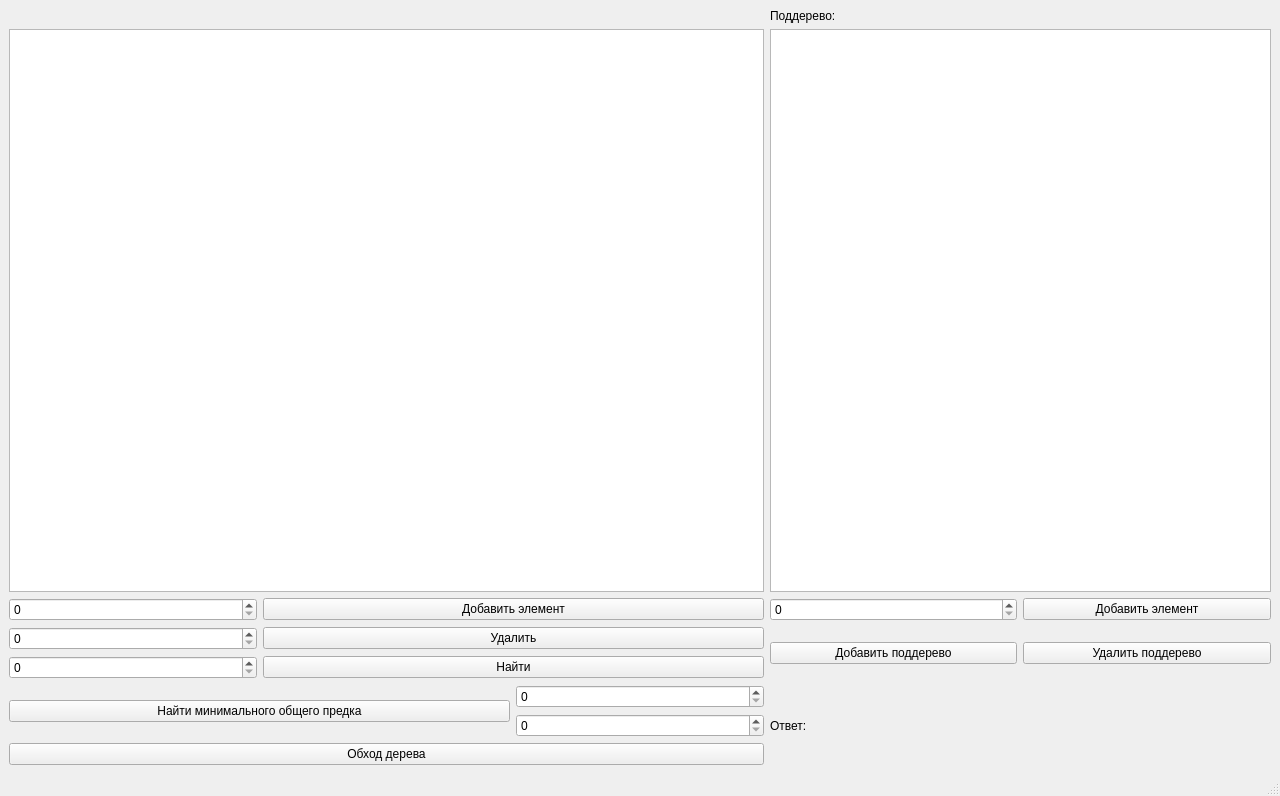
<?xml version="1.0" encoding="UTF-8"?>
<ui version="4.0">
 <class>MainWindow</class>
 <widget class="QMainWindow" name="MainWindow">
  <property name="geometry">
   <rect>
    <x>0</x>
    <y>0</y>
    <width>1280</width>
    <height>796</height>
   </rect>
  </property>
  <property name="windowTitle">
   <string>MainWindow</string>
  </property>
  <property name="styleSheet">
   <string notr="true"/>
  </property>
  <widget class="QWidget" name="centralwidget">
   <layout class="QGridLayout" name="gridLayout">
    <item row="3" column="1" colspan="2">
     <widget class="QPushButton" name="delete_push_button">
      <property name="text">
       <string>Удалить</string>
      </property>
     </widget>
    </item>
    <item row="1" column="3" colspan="2">
     <widget class="QTreeView" name="treeView_2"/>
    </item>
    <item row="3" column="4" rowspan="2">
     <widget class="QPushButton" name="delete_subtree_push_button">
      <property name="text">
       <string>Удалить поддерево</string>
      </property>
     </widget>
    </item>
    <item row="3" column="3" rowspan="2">
     <widget class="QPushButton" name="add_subtree_push_button">
      <property name="text">
       <string>Добавить поддерево</string>
      </property>
     </widget>
    </item>
    <item row="7" column="0" colspan="3">
     <widget class="QPushButton" name="traverse_button">
      <property name="text">
       <string>Обход дерева</string>
      </property>
     </widget>
    </item>
    <item row="2" column="1" colspan="2">
     <widget class="QPushButton" name="add1_push_button">
      <property name="text">
       <string>Добавить элемент</string>
      </property>
     </widget>
    </item>
    <item row="4" column="1" colspan="2">
     <widget class="QPushButton" name="find_push_button">
      <property name="text">
       <string>Найти</string>
      </property>
     </widget>
    </item>
    <item row="2" column="4">
     <widget class="QPushButton" name="add2_push_button">
      <property name="text">
       <string>Добавить элемент</string>
      </property>
     </widget>
    </item>
    <item row="1" column="0" colspan="3">
     <widget class="QTreeView" name="treeView"/>
    </item>
    <item row="0" column="3">
     <widget class="QLabel" name="label">
      <property name="text">
       <string>Поддерево:</string>
      </property>
     </widget>
    </item>
    <item row="5" column="0" rowspan="2" colspan="2">
     <widget class="QPushButton" name="find_root_push_button">
      <property name="text">
       <string>Найти минимального общего предка</string>
      </property>
     </widget>
    </item>
    <item row="2" column="0">
     <widget class="QSpinBox" name="add1_spinBox"/>
    </item>
    <item row="3" column="0">
     <widget class="QSpinBox" name="delete_spinBox"/>
    </item>
    <item row="4" column="0">
     <widget class="QSpinBox" name="find_spinBox"/>
    </item>
    <item row="2" column="3">
     <widget class="QSpinBox" name="add2_spinBox"/>
    </item>
    <item row="5" column="2">
     <widget class="QSpinBox" name="spinBox_5"/>
    </item>
    <item row="6" column="2">
     <widget class="QSpinBox" name="spinBox_6"/>
    </item>
    <item row="7" column="3">
     <widget class="QLabel" name="answer_label">
      <property name="text">
       <string/>
      </property>
     </widget>
    </item>
    <item row="6" column="3">
     <widget class="QLabel" name="label_3">
      <property name="text">
       <string>Ответ:</string>
      </property>
     </widget>
    </item>
   </layout>
  </widget>
  <widget class="QMenuBar" name="menubar">
   <property name="geometry">
    <rect>
     <x>0</x>
     <y>0</y>
     <width>1280</width>
     <height>21</height>
    </rect>
   </property>
  </widget>
  <widget class="QStatusBar" name="statusbar"/>
 </widget>
 <resources/>
 <connections/>
</ui>
